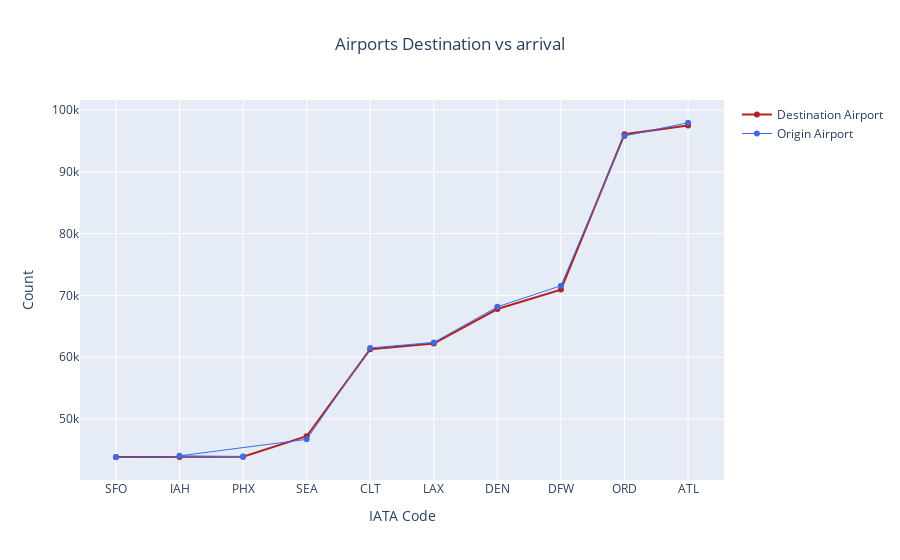

Notebook source saved alongside this figure:
### Code cell
#Comparison of both origin & desination flights
fig = go.Figure()
# Create and style traces
fig.add_trace(go.Scatter(x=df_dest['dest'], y=df_dest['AggregateDest'], name='Destination Airport',
                         line=dict(color='firebrick', width=2)))
fig.add_trace(go.Scatter(x=df_Org['origin'], y=df_Org['AggregateOrigin'], name = 'Origin Airport',
                         line=dict(color='royalblue', width=1)))
fig.update_layout(uniformtext_minsize=4, uniformtext_mode='hide', title_text='Airports Destination vs arrival', title_x = 0.5)
fig.update_layout( yaxis=dict(title='Count'),xaxis=dict(title='IATA Code'))

### Figure 1 — Plotly figure (JSON) as saved in the notebook; plotly's stock layout.template omitted (floating-point values rounded to 4 significant figures)
{"data": [{"line": {"color": "firebrick", "width": 2}, "name": "Destination Airport", "type": "scatter", "x": ["SFO", "IAH", "PHX", "SEA", "CLT", "LAX", "DEN", "DFW", "ORD", "ATL"], "y": [43844, 43868, 43907, 47209, 61285, 62209, 67800, 70941, 96082, 97484]}, {"line": {"color": "royalblue", "width": 1}, "name": "Origin Airport", "type": "scatter", "x": ["SFO", "PHX", "IAH", "SEA", "CLT", "LAX", "DEN", "DFW", "ORD", "ATL"], "y": [43814, 43945, 44044, 46709, 61495, 62393, 68151, 71558, 95802, 97937]}], "layout": {"autosize": true, "title": {"text": "Airports Destination vs arrival", "x": 0.5}, "uniformtext": {"minsize": 4, "mode": "hide"}, "xaxis": {"autorange": true, "range": [-0.5334, 9.533], "title": {"text": "IATA Code"}, "type": "category"}, "yaxis": {"autorange": true, "range": [39850.0, 101900.0], "title": {"text": "Count"}, "type": "linear"}}}
